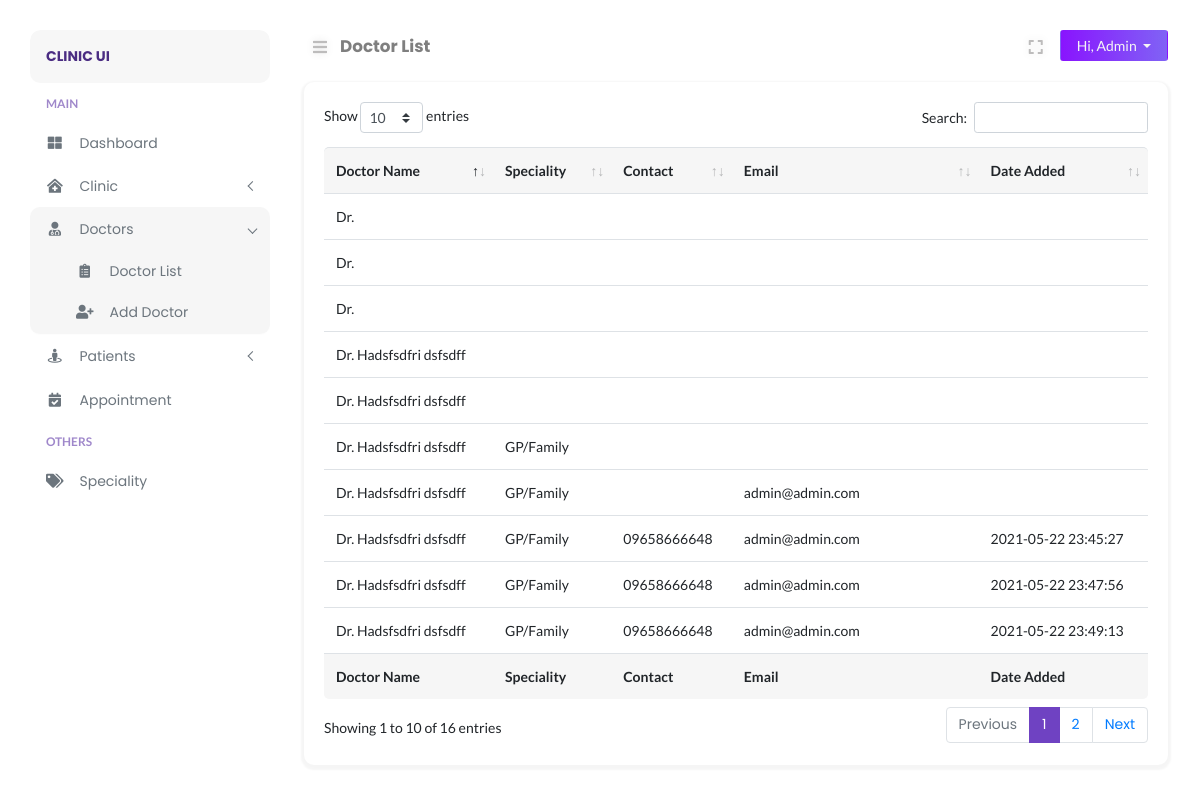
The app's page /admin/doctor-list.php (signed in) with its own data.
### tables this page shows
CREATE TABLE `doctors` (
  `doctor_id` int(11) NOT NULL,
  `doctor_avatar` varchar(255) DEFAULT NULL,
  `doctor_firstname` varchar(255) DEFAULT NULL,
  `doctor_lastname` varchar(255) DEFAULT NULL,
  `doctor_speciality` varchar(255) DEFAULT NULL,
  `doctor_experience` varchar(10) DEFAULT NULL,
  `doctor_desc` text,
  `doctor_password` varchar(500) DEFAULT NULL,
  `doctor_token` varchar(500) DEFAULT NULL,
  `doctor_spoke` varchar(255) DEFAULT NULL,
  `doctor_gender` varchar(10) DEFAULT NULL,
  `doctor_dob` date DEFAULT NULL,
  `doctor_email` varchar(255) DEFAULT NULL,
  `doctor_contact` varchar(15) DEFAULT NULL,
  `consult_fee` int(11) DEFAULT NULL,
  `date_created` datetime DEFAULT NULL,
  `clinic_id` int(11) DEFAULT NULL,
  `business_id` int(11) DEFAULT NULL
);

CREATE TABLE `speciality` (
  `speciality_id` int(11) NOT NULL,
  `speciality_name` varchar(255) DEFAULT NULL,
  `speciality_icon` varchar(255) DEFAULT NULL
);

### admin/includes/path.inc.php (called while the page is built, shortened)
<?php
$PATH = "doclab/admin";
switch ($_SERVER["SCRIPT_NAME"]) {
    case '/'.$PATH.'/doctor-list.php':
        $CURRENT_PAGE = "Doctor List";
        break;
}

### admin/includes/session.inc.php (called while the page is built, shortened)
<?php
try {
    $sess_id = $_SESSION["sess_adminid"];
    $adminstmt = $conn->prepare("SELECT * FROM admin WHERE admin_id = ?");
    $adminstmt->bind_param("i", $sess_id);
    $adminstmt->execute();
    $admin_result = $adminstmt->get_result();
    $admin_row = $admin_result->fetch_assoc();
} catch (Exception $e) {
    error_log($e);
    exit('Error message for user to understand');
}

### admin/doctor-list.php (the view, shortened to what this page needs)
<?php
include('../config/autoload.php');
include('./includes/path.inc.php');
include('./includes/session.inc.php');
?>
<!DOCTYPE html>
<html lang="en">
<head>
</head>
<body>
	<div class="page-content" id="content">
		<?php include HEADER; ?>
		<div class="row">
			<div class="col-md-12">
				<div class="card">
					<div class="card-body">
						<div class="data-tables">
							<?php
							function headerTable()
							{
								$header = array("Doctor Name", "Speciality", "Contact", "Email", "Date Added");
								for ($i = 0; $i < count($header); $i++) {
									echo "<th>" . $header[$i] . "</th>" . PHP_EOL;
								}
							}
							?>
							<table id="datatable" class="table" style="width:100%">
								<thead>
									<tr>
										<?= headerTable(); ?>
									</tr>
								</thead>
								<tbody>
									<?php
									$tresult = $conn->query("SELECT * FROM doctors LEFT JOIN speciality ON doctors.doctor_speciality = speciality.speciality_id");
									if ($tresult->num_rows === 0) {
										echo '<div>No Doctor Record</div>';
									} else {
										while ($row = $tresult->fetch_assoc()) { ?>
											<tr>
												<td>Dr. <?= $row["doctor_firstname"] . ' ' . $row["doctor_lastname"] ?></td>
												<td><?= $row["speciality_name"] ?></td>
												<td><?= $row["doctor_contact"] ?></td>
												<td><?= $row["doctor_email"] ?></td>
												<td><?= $row["date_created"] ?></td>
											</tr>
									<?php
										}
									}
									?>
								</tbody>
								<tfoot>
									<tr>
										<?= headerTable(); ?>
									</tr>
								</tfoot>
							</table>
						</div>
					</div>
				</div>
			</div>
		</div>
	</div>
</body>
</html>

### admin/layouts/nav_header.php (shortened to what this page needs)
<nav class="navbar navbar-header mb-2">
    <ul class="nav mr-auto">
        <li class="nav-item">
            <button class="btn btn-sm btn-expand" id="sidebarCollapse"><i class="fa fa-bars"></i></button>
        </li>
        <li class="nav-item nav-title">
            <a href="<?php echo $_SERVER["REQUEST_URI"];?>"><?php echo $CURRENT_PAGE;?></a>
        </li>
    </ul>
    <ul class="nav ml-auto">
        <li class="nav-item mr-2">
            <button class="btn btn-sm btn-expand" id="full-view"><i class="fa fa-expand"></i></button>
        </li>
        <li class="nav-item">
            <div class="btn-group">
                <button type="button" class="btn btn-sm dropdown-toggle btn-profile px-3" data-toggle="dropdown" aria-haspopup="true"
                    aria-expanded="false">
                    Hi, <?php echo $admin_row["admin_name"]; ?>
                </button>
            </div>
        </li>
    </ul>
</nav>

### assets/css/typography.css (style rules this page uses)
body { font-size: 14px; font-family: 'Lato', sans-serif; }
a, a:visited { text-decoration: none; transition: all 0.3s ease-in-out; -webkit-transition: all 0.3s ease-in-out; -moz-transition: all 0.3s ease-in-out; -o-transition: all 0.3s ease-in-out; outline: 0; font-family: 'Poppins', 'Helvetica', sans-serif; }
ul, ol { margin-bottom: 0px; margin-top: 0px; padding: 0; }
ul { margin: 0; list-style-type: none; }
button { cursor: pointer; outline: none!important; letter-spacing: 0; }

### assets/css/default.css (style rules this page uses)
.navbar-header { padding: 0 !important; }
.nav-title { padding-top: 4px; margin-left: 4px; }
.nav-title a { font-weight: bold; font-size: 1.05rem; color: rgba(0, 0, 0, .5); }
.btn-profile { background: linear-gradient(to right, #8914fe 0%, #8063f5 100%); color: #f5f5f5; }
button.btn-expand { font-size: 16px !important; color: #bdbcbc; vertical-align: middle; text-shadow: 0 0 8px rgba(0, 0, 0, 0.12); -webkit-transition: color 0.3s ease 0s; transition: color 0.3s ease 0s; }
button#full-view { display: inline-block; }
body { overflow-x: hidden; background: #fff; }
.page-content { width: calc(100% - 15rem); margin-left: 16rem; transition: all 0.4s; padding: 1.9rem 3rem; }
:root { --primary-color: #6F42C2; }
.card { margin: 10px 0; border-radius: 10px !important; border: 0; margin-bottom: 1.5rem; box-shadow: 0 2px 2px 3px rgba(0, 0, 0, .04); transition: all .2s ease-in-out; }
.table thead tr th, tfoot tr { background: #f6f6f6 !important; border-bottom: 0 !important; }
.table thead th:first-child { border-top-left-radius: 5px; }
.table thead th:last-child { border-top-right-radius: 5px; }
.table tfoot th:first-child { border-bottom-left-radius: 5px; }
.table tfoot th:last-child { border-bottom-right-radius: 5px; }
.table tbody tr { transition: all .2s; }

### assets/css/clinic/login.css (style rules this page uses)
html { min-height:100%; position:relative; }

### records on screen
doctors: doctor_firstname "Hadsfsdfri", doctor_lastname "dsfsdff"
doctors: doctor_firstname "Hadsfsdfri", doctor_lastname "dsfsdff"
doctors: doctor_firstname "Hadsfsdfri", doctor_lastname "dsfsdff", speciality.speciality_name "GP/Family"
doctors: doctor_firstname "Hadsfsdfri", doctor_lastname "dsfsdff", speciality.speciality_name "GP/Family", doctor_email "admin@admin.com"
doctors: doctor_firstname "Hadsfsdfri", doctor_lastname "dsfsdff", speciality.speciality_name "GP/Family", doctor_contact "09658666648", doctor_email "admin@admin.com", date_created "2021-05-22 23:45:27"
doctors: doctor_firstname "Hadsfsdfri", doctor_lastname "dsfsdff", speciality.speciality_name "GP/Family", doctor_contact "09658666648", doctor_email "admin@admin.com", date_created "2021-05-22 23:47:56"
doctors: doctor_firstname "Hadsfsdfri", doctor_lastname "dsfsdff", speciality.speciality_name "GP/Family", doctor_contact "09658666648", doctor_email "admin@admin.com", date_created "2021-05-22 23:49:13"

### other values on screen
$BRAND_NAME "CLINIC UI"
$CURRENT_PAGE "Doctor List"
$admin_row["admin_name"] "Admin"
$header[$i] "Doctor Name"
$header[$i] "Speciality"
$header[$i] "Contact"
$header[$i] "Email"
$header[$i] "Date Added"
